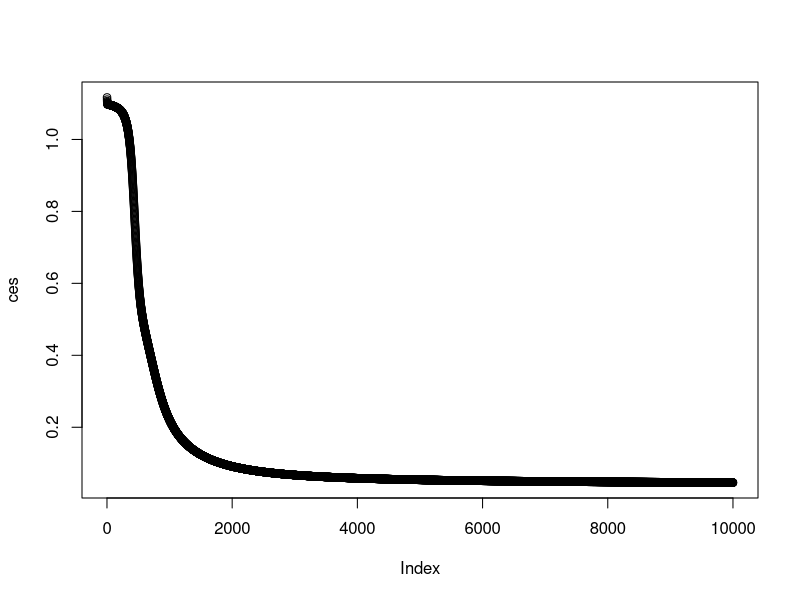

Write the R code that produced this figure.
# functions
sigmoid <- function(x){
  1/(1+exp(-x)) 
}
sigmoid_derivative <- function(Z){
  s = sigmoid(Z)
  s * (1 - s)
}
softmax <- function(x){
  z <- x-max(x)
  exp(z)/sum(exp(z))
}
softmax_caterogical_cross_entropy_derivative <- function(pred,real){
  pred-real
}
sigmoid_binary_cross_entropy_derivative <- function(pred,real){
  pred-real
}

# LOSS
caterogical_cross_entropy <- function(real, pred){
  -sum(real*log(pred))/nrow(pred)
}
binary_cross_entropy <- function(real, pred){
  -sum(real*log(pred)+(1-real)*log(1-pred))/length(real)
}

onehot <- function(Y){
  num_class <- length(unique(Y))
  oh <- matrix(0,nrow=length(Y),ncol = num_class)
  for(i in 1:length(Y)){
    oh[i,Y[i]] <- 1
  }
  oh
}

#################################################################################

# TODO activation : sigmoid(Done), relu, tanh, elu
# TODO output_activation : softmax(Done), sigmoid, linear
# TODO loss: CE(Done), MSE
# TODO L1, L2 regularization
# TODO SGD, MOMENTUM, ADAM, RMSPROP


# initailize
initialize_weights <- function(inputdim, layers, outputdim){
  weights <- list()
  bias <- list()
  layer_structure <- c(inputdim, layers, outputdim)
  
  for(i in 1:(length(layer_structure)-1)){
    weights[[i]] <- matrix(rnorm(prod(layer_structure[c(i,i+1)]),mean = 0,sd = 0.1),
                           layer_structure[i],
                           layer_structure[i+1])
    bias[[i]] <- rnorm(layer_structure[i+1],mean = 0,sd = 0.1)
  }
  return(list(weights=weights,bias=bias))
}
# weights_bias <- initialize_weights(inputdim, layers, outputdim)

# model
model <- function(inputdim,layers,outputdim,activations,output_activation,loss_function){
  if(length(layers)!=length(activations)){
    stop('length of layers and activations must be SAME length.')
  }
  weights_bias <- initialize_weights(inputdim, layers, outputdim)
  layer_structure <- c(inputdim, layers, outputdim)
  
  output <- list()
  output$inputdim <- inputdim
  output$layers <- layers
  output$outputdim <- outputdim
  output$layer_structure <- layer_structure
  output$activations <- activations
  output$output_activation <- output_activation
  output$loss_function <- loss_function
  
  output$weights <- weights_bias$weights
  output$bias <- weights_bias$bias
  
  return(output)
}


# predict
predict_JSNN <- function(model,x){
  os <- list()
  zs <- list()
  # o <- x%*%weights[[1]]+bias[[1]]
  o <- sweep(x%*%model$weights[[1]],2,model$bias[[1]],`+`)
  os[[1]] <- o
  z <- get(model$activations[1])(o)
  zs[[1]] <- z
  
  if(length(model$layers)>1){
    for(i in 2:(length(model$layers))){
      # o <- z%*%weights[[i]]+bias[[i]]
      o <- sweep(z%*%model$weights[[i]],2,model$bias[[i]],`+`)
      os[[i]] <- o
      z <- get(model$activations[i])(o)
      zs[[i]] <- z
    }
  }

  
  # o <- z%*%weights[[length(layer_structure)-1]]+bias[[length(layer_structure)-1]]
  o <- sweep(z%*%model$weights[[length(model$layer_structure)-1]],2,model$bias[[length(model$layer_structure)-1]],`+`)
  os[[length(model$layer_structure)-1]] <- o
  
  z <- t(apply(o,1,function(x){get(model$output_activation)(x)}))
  zs[[length(model$layer_structure)-1]] <- z
  return(list(output=z,os=os,zs=zs))
}
# predict_JSNN(JSNN_model,X)


# gradients
gradients <- function(model,X,Y,weights,bias){
  t_output <- predict_JSNN(model,X)
  pred <- t_output$output
  real <- Y
  N <- nrow(pred)
  
  grad_weights <- list()
  grad_bias <- list()
  
  # output gradient
  dZ <- get(paste0(model$output_activation,'_',model$loss_function,'_derivative'))(pred,real)
  dW <- t((t(dZ) %*% (t_output$zs[[length(weights)-1]]))/N)
  db <- colSums(dZ)/N
  dA_back <- t(weights[[length(weights)]] %*% t(dZ))
  
  grad_weights[[length(weights)]] <- dW
  grad_bias[[length(bias)]] <- db
  # internal gradient
  for(i in (length(weights)-1):1){
    dZ <- dA_back*get(paste0(model$activations[i],'_derivative'))(t_output$os[[i]])
    # dZ <- dA_back*sigmoid_derivative(t_output$os[[i]])
    if(i==1){
      dW <- 1./N*(t(t(dZ) %*% (X)))
    }else{
      dW <- 1./N*(t(t(dZ) %*% (t_output$zs[[i-1]])))
    }
    db <- colSums(dZ)/N
    dA_back <- t(weights[[i]] %*% t(dZ))
    
    grad_weights[[i]] <- dW
    grad_bias[[i]] <- db
  }
  
  return(list(grad_weights=grad_weights,grad_bias=grad_bias))
}
# gradients(JSNN_model,X,Y,JSNN_model$weights,JSNN_model$bias)


# fit
fit <- function(model,X,Y,learning_rate,epoch){
  lr <- learning_rate
  weights <- model$weights
  bias <- model$bias
  ces <- c()
  for(epo in 1:epoch){
    grads <- gradients(model,X,Y,weights,bias)
    for(i in 1:length(weights)){
      weights[[i]] <- weights[[i]]-lr*grads$grad_weights[[i]]
      bias[[i]] <- bias[[i]]-lr*grads$grad_bias[[i]]
    }
    model$weights <- weights
    model$bias <- bias
    loss <- caterogical_cross_entropy(real = Y,pred = predict_JSNN(model,X)$output)
    ces <- c(ces,loss)
    
    if(epo%%100==0){
      cat(sprintf("Epoch : %04d    loss = %.4f \n",epo,loss))  
    }
    
  }
  model$weights <- weights
  model$bias <- bias
  plot(ces)
  return(model)
}

#################################################################################

X <- as.matrix(iris[,-5])
Y <- onehot(as.numeric(iris[,5]))

inputdim <- 4
layers <- c(16,16)
activations <- c("sigmoid","sigmoid")
outputdim <- 3
output_activation <- "softmax"
loss_function <- "caterogical_cross_entropy"

JSNN_model <- model(inputdim,layers,outputdim,activations,output_activation,loss_function)
JSNN_model <- fit(JSNN_model,X,Y,0.1,10000)

# measure
real = Y
pred = predict_JSNN(JSNN_model,X)$output
table(apply(Y,1,which.max),apply(pred,1,which.max))
